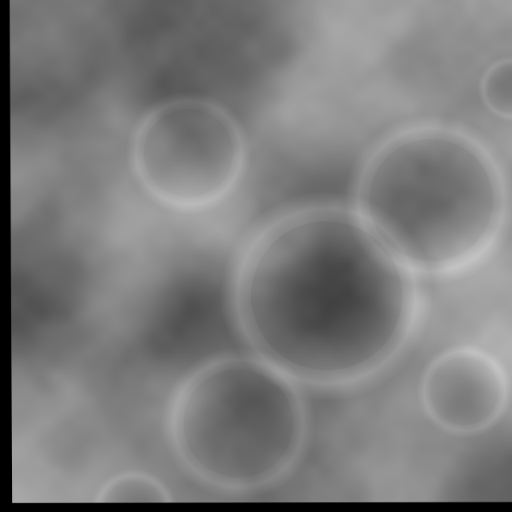
#> input picture data/sample_benchmarks/ch2_pds4_ref.png, 512 x 512 px; its folder holds only this picture in this run
$ python -i data_io.py   (imports and definitions only)
#> lines starting #> are read from the running program, lines starting #| are printed output that depends on the picture
"""
Production Planetary Data I/O Manager for Chandrayaan-2 & Lunar Datasets
Fully supports:
1. PDS4 Standards:
   - XML parsing with namespace stripping
   - Binary byte offset extraction (<offset> tag)
   - Endianness handling (MSB big-endian, LSB little-endian)
   - Multiple data types (UnsignedByte, SignedMSB2, UnsignedMSB2, IEEE754Single, IEEE754Double)
   - Extracted SPICE geometry: Sub-solar azimuth, elevation, incidence, emission, phase angle
2. GeoTIFF / TIFF Standards:
   - 8-bit, 16-bit, and 32-bit floating point rasters
   - World file generation (.tfw) with planetary pixel scales
   - Optional Rasterio / PyProj integration with clean standard fallback
3. Deliverable Exports:
   - Registered Georeferenced Product (.tif + .tfw)
   - Ground Control Point (GCP) Tie-Points Table with real confidence (.csv)
   - Mathematically Honest Quality Certification Report (.json & .md) with dynamic PASS/FAIL
   - Full ZIP Archive bundle
"""

import os
import io
import json
import csv
import zipfile
import base64
import logging
from typing import Tuple, Optional, Dict, Any, List
from core.quality import resolve_quality_thresholds, evaluate_quality, sanitize_for_json
import xml.etree.ElementTree as ET
import numpy as np
import cv2
from PIL import Image

logger = logging.getLogger(__name__)

# Optional Rasterio/PyProj integration check
HAS_RASTERIO = False
try:
    import rasterio
    from rasterio.transform import Affine
    import pyproj
    HAS_RASTERIO = True
except ImportError:
    HAS_RASTERIO = False


class PlanetaryDataManager:
    """Handles production planetary data ingestion, metadata parsing, and product export."""

    @staticmethod
    @staticmethod
    def stretch_contrast_percentile(arr: np.ndarray, p_low: float = 1.0, p_high: float = 99.0) -> np.ndarray:
        """
        Robust 1st-99th percentile radiometric contrast stretching for planetary sensors.
        Mitigates extreme illumination disparities, deep shadows, and hot pixels.
        Returns clean float32 array normalized to [0.0, 1.0].
        """
        arr_f = arr.astype(np.float32)
        valid = arr_f[np.isfinite(arr_f)]
        if len(valid) == 0:
            return np.zeros_like(arr_f, dtype=np.float32)

        vmin = float(np.percentile(valid, p_low))
        vmax = float(np.percentile(valid, p_high))
        if vmax <= vmin:
            vmin = float(np.min(valid))
            vmax = float(np.max(valid))

        if vmax > vmin:
            stretched = np.clip((arr_f - vmin) / (vmax - vmin), 0.0, 1.0)
        else:
            stretched = np.zeros_like(arr_f, dtype=np.float32)
        return stretched

    # [366 lines left out: functions load_pds4, generate_low_res_preview, extract_chip, not called in this run]

    @staticmethod
    def load_image(file_path, as_float: bool = False, max_chip_dim: Optional[int] = None):
        """
        Universal reader supporting PDS4 XML, PDS3/4 LBL, GeoTIFF, standard images, and NumPy arrays.
        Supports 1st-99th percentile radiometric contrast stretching, float32 return mode,
        and automatic centered chip cropping for massive swathes.
        """
#> called with as_float = False
        if not os.path.exists(file_path):
            raise FileNotFoundError(f"File not found: {file_path}")

        ext = os.path.splitext(file_path)[1].lower()
        metadata = {
            "file_path": os.path.abspath(file_path),
            "format": ext[1:].upper(),
            "has_real_georeferencing": False
        }

        # Check for accompanying world file (.tfw / .pgw / .wld)
        base_path = os.path.splitext(file_path)[0]
        for w_ext in [".tfw", ".pgw", ".wld"]:
            w_cand = base_path + w_ext
            if os.path.exists(w_cand):
                try:
                    with open(w_cand, "r", encoding="utf-8") as wf:
                        lines = [float(l.strip()) for l in wf.readlines() if l.strip()]
                        if len(lines) >= 6:
                            metadata["geo_transform"] = {
                                "pixel_size_x": lines[0],
                                "rotation_y": lines[1],
                                "rotation_x": lines[2],
                                "pixel_size_y": lines[3],
                                "ul_x": lines[4],
                                "ul_y": lines[5]
                            }
                            metadata["has_real_georeferencing"] = True
                except Exception as e:
                    logger.debug("Failed to parse world file %s: %s", w_cand, e)
                break

        if ext in [".xml", ".lbl"]:
            img, meta = PlanetaryDataManager.load_pds4(file_path, as_float=as_float)
            if max_chip_dim and (img.shape[0] > max_chip_dim or img.shape[1] > max_chip_dim):
                img, meta = PlanetaryDataManager.extract_chip(img, meta, chip_size=max_chip_dim, center=True)
            return img, meta

        elif ext in [".img", ".raw", ".dat", ".bin"]:
            # Check for matching PDS4 XML or LBL label in same directory
            base_dir = os.path.dirname(file_path)
            stem = os.path.splitext(os.path.basename(file_path))[0]
            xml_candidate = None
            for cand_name in [stem + ".xml", stem + ".XML", stem + ".lbl", stem + ".LBL"]:
                full_cand = os.path.join(base_dir, cand_name)
                if os.path.exists(full_cand):
                    xml_candidate = full_cand
                    break

            if not xml_candidate:
                # Search directory for any xml file referencing this image
                for f in os.listdir(base_dir):
                    if f.lower().endswith((".xml", ".lbl")):
                        xml_candidate = os.path.join(base_dir, f)
                        break

            if xml_candidate:
                img, meta = PlanetaryDataManager.load_pds4(xml_candidate, data_path=file_path, as_float=as_float)
                if max_chip_dim and (img.shape[0] > max_chip_dim or img.shape[1] > max_chip_dim):
                    img, meta = PlanetaryDataManager.extract_chip(img, meta, chip_size=max_chip_dim, center=True)
                return img, meta

        elif ext in [".tif", ".tiff"] and HAS_RASTERIO:
            try:
                with rasterio.open(file_path) as src:
                    arr = src.read(1)
                    metadata["height"] = arr.shape[0]
                    metadata["width"] = arr.shape[1]
                    if src.crs:
                        metadata["crs"] = str(src.crs)
                        metadata["has_real_georeferencing"] = True
                    if src.transform:
                        metadata["geo_transform"] = {
                            "pixel_size_x": src.transform.a,
                            "rotation_y": src.transform.b,
                            "ul_x": src.transform.c,
                            "rotation_x": src.transform.d,
                            "pixel_size_y": src.transform.e,
                            "ul_y": src.transform.f
                        }
                        metadata["has_real_georeferencing"] = True

                    float32_norm = PlanetaryDataManager.stretch_contrast_percentile(arr, 1.0, 99.0)
                    if as_float:
                        return float32_norm, metadata
                    uint8_disp = (float32_norm * 255.0).astype(np.uint8) if arr.dtype != np.uint8 else arr
                    return uint8_disp, metadata
            except Exception as e:
                logger.warning("Rasterio failed reading %s: %s. Falling back to standard reader.", file_path, e)

        elif ext == ".zip":
            metadata["format"] = "PDS4_ZIP"
            with zipfile.ZipFile(file_path, 'r') as z:
                names = z.namelist()
                xml_names = [n for n in names if n.lower().endswith('.xml')]
                for xn in xml_names:
                    try:
                        xtree = ET.fromstring(z.read(xn))
                        for elem in xtree.iter():
                            if '}' in elem.tag:
                                elem.tag = elem.tag.split('}', 1)[1]
                        title = xtree.find('.//title')
                        if title is not None and title.text:
                            metadata["mission"] = title.text.strip()
                        inst = xtree.find(".//Observing_System_Component/name")
                        if inst is not None and inst.text:
                            metadata["instrument"] = inst.text.strip()
                        az = xtree.find(".//subsolar_azimuth_angle")
                        if az is not None and az.text:
                            metadata["sun_azimuth_deg"] = float(az.text.strip())
                        el = xtree.find(".//solar_elevation_angle")
                        if el is not None and el.text:
                            metadata["sun_elevation_deg"] = float(el.text.strip())
                        inc = xtree.find(".//incidence_angle")
                        if inc is not None and inc.text:
                            metadata["incidence_angle_deg"] = float(inc.text.strip())
                        break
                    except Exception as e:
                        logger.debug("Failed parsing XML inside zip %s: %s", xn, e)

                img_candidates = [n for n in names if n.lower().endswith(('.png', '.jpg', '.jpeg', '.tif', '.tiff'))]
                preferred = [n for n in img_candidates if 'browse' in n.lower() or 'calibrated' in n.lower()]
                target_name = preferred[0] if preferred else (img_candidates[0] if img_candidates else None)

                if target_name:
                    pil_img = Image.open(io.BytesIO(z.read(target_name)))
                    arr = np.array(pil_img)
                else:
                    raise ValueError(f"No compatible image raster found inside {os.path.basename(file_path)}")

                if arr.ndim == 3 and arr.shape[2] >= 3:
                    arr = cv2.cvtColor(arr, cv2.COLOR_RGB2GRAY)
                elif arr.ndim == 3 and arr.shape[2] == 1:
                    arr = arr[:, :, 0]

                float32_norm = PlanetaryDataManager.stretch_contrast_percentile(arr, 1.0, 99.0)
                metadata["height"] = arr.shape[0]
                metadata["width"] = arr.shape[1]

                if as_float:
                    return float32_norm, metadata
                uint8_disp = (float32_norm * 255.0).astype(np.uint8) if arr.dtype != np.uint8 else arr
                return uint8_disp, metadata

        elif ext in [".npy", ".npz"]:
            data = np.load(file_path)
            arr = data[list(data.keys())[0]] if ext == ".npz" else data
            metadata["shape"] = list(arr.shape)
            metadata["dtype"] = str(arr.dtype)
            float32_norm = PlanetaryDataManager.stretch_contrast_percentile(arr, 1.0, 99.0)
            if as_float:
                return float32_norm, metadata
            return (float32_norm * 255.0).astype(np.uint8), metadata

        else:
            img = cv2.imread(file_path, cv2.IMREAD_UNCHANGED)
#> img is the input picture: shape (512, 512); min 0, max 195, mean 124.4
            if img is None:
                pil_img = Image.open(file_path)
                img = np.array(pil_img)

            if len(img.shape) == 3 and img.shape[2] == 3:
                img_gray = cv2.cvtColor(img, cv2.COLOR_BGR2GRAY)
            else:
                img_gray = img

            metadata["height"] = img_gray.shape[0]
            metadata["width"] = img_gray.shape[1]

            float32_norm = PlanetaryDataManager.stretch_contrast_percentile(img_gray, 1.0, 99.0)
#> in stretch_contrast_percentile, `vmin = float(np.percentile(valid, p_low))`: vmin = 0
#> in stretch_contrast_percentile, `vmax = float(np.percentile(valid, p_high))`: vmax = 176
#> in stretch_contrast_percentile, `stretched = np.clip((arr_f - vmin) / (vmax - vmin), 0.0, 1.0)`:
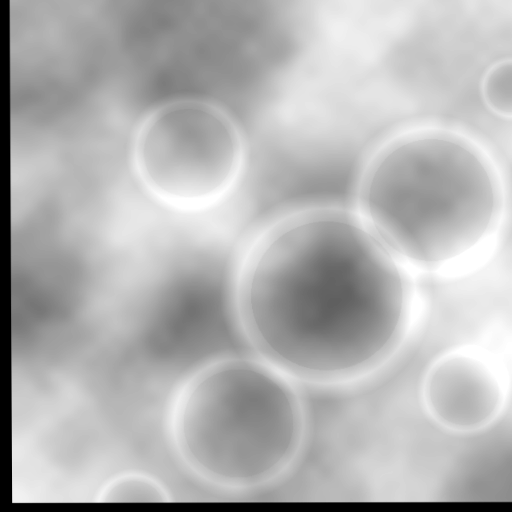
#> stretched: shape (512, 512) float32; min 0, max 1, mean 0.706
            if as_float:
                return float32_norm, metadata
            uint8_disp = (float32_norm * 255.0).astype(np.uint8) if img_gray.dtype != np.uint8 else img_gray
            return uint8_disp, metadata

    # [209 lines left out: functions export_registered_product, export_tie_points, export_certification_report, create_zip_bundle, not called in this run]

>>> result = PlanetaryDataManager().load_image('../data/sample_benchmarks/ch2_pds4_ref.png')

$ run again, on data/sample_benchmarks/ohrc_fine_crop.png
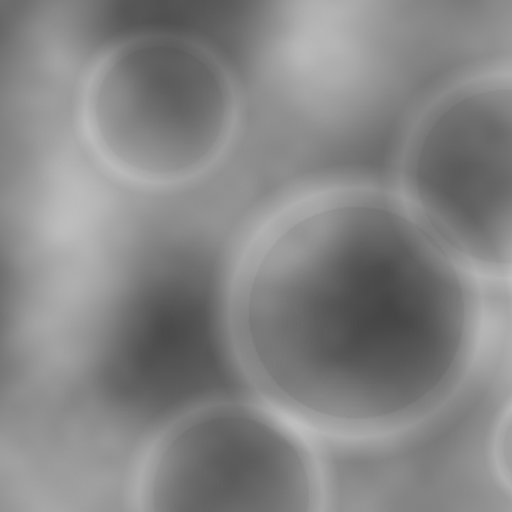
#> input picture data/sample_benchmarks/ohrc_fine_crop.png, 512 x 512 px
#> in load_image, img is the input picture: shape (512, 512); min 68, max 191, mean 133.1
#> vmin = 76
#> vmax = 183
#> in stretch_contrast_percentile, `stretched = np.clip((arr_f - vmin) / (vmax - vmin), 0.0, 1.0)`:
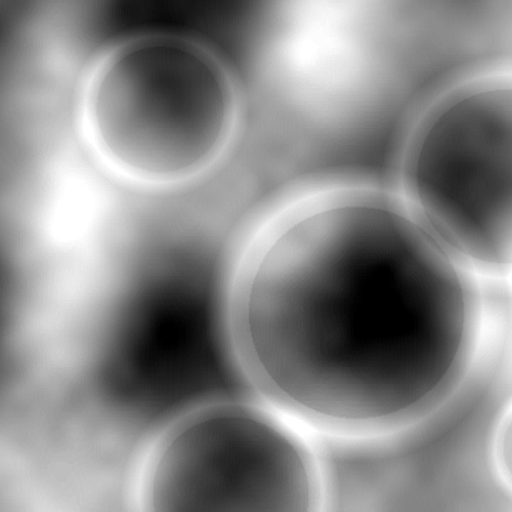
#> stretched: shape (512, 512) float32; min 0, max 1, mean 0.533

$ run again, on data/sample_benchmarks/tmc_stereo_aft.png
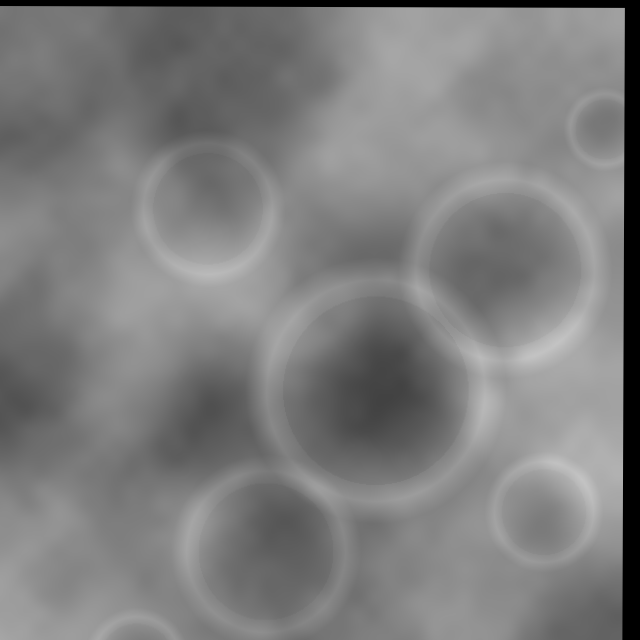
#> input picture data/sample_benchmarks/tmc_stereo_aft.png, 640 x 640 px
#> in load_image, img is the input picture: shape (640, 640); min 0, max 195, mean 125.5
#> vmin = 0
#> vmax = 177
#> in stretch_contrast_percentile, `stretched = np.clip((arr_f - vmin) / (vmax - vmin), 0.0, 1.0)`:
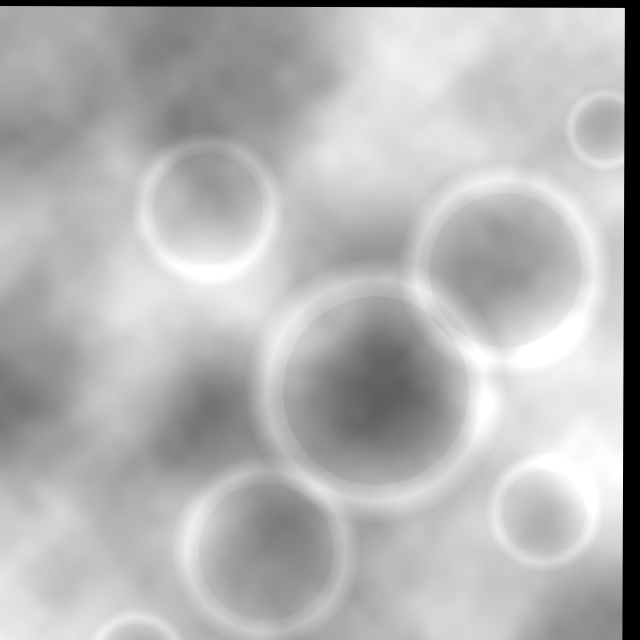
#> stretched: shape (640, 640) float32; min 0, max 1, mean 0.709
